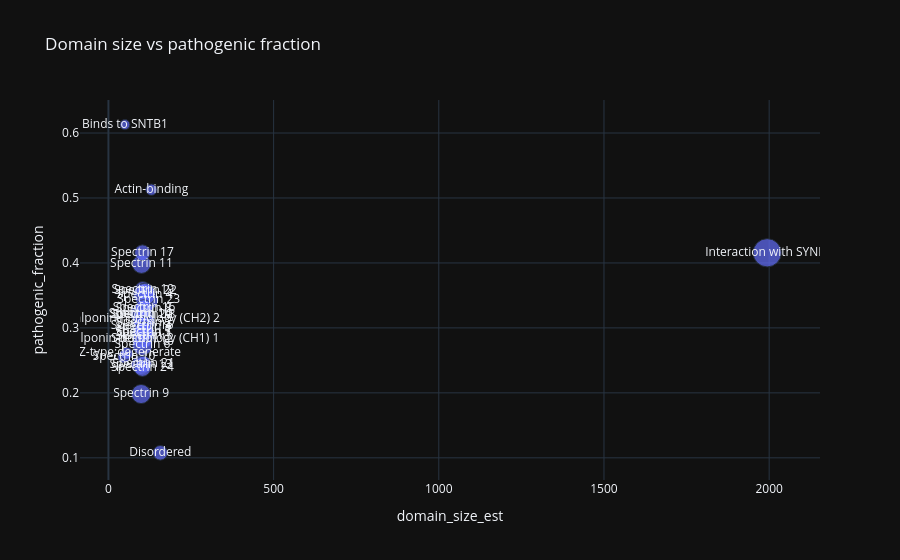

This figure's notebook cell:
### Markdown cell above
## 13. 📊 domain size vs pathogenic fraction

### Code cell
tmp = d.dropna(subset=['domain_clean', 'aa_pos_num']).copy()
span = tmp.groupby('domain_clean').agg(start=('aa_pos_num', 'min'), end=('aa_pos_num', 'max'), pathogenic_fraction=('pathogenic', 'mean'), n=('var_id', 'size')).reset_index()
span['domain_size_est'] = span['end'] - span['start'] + 1
span = span[span['n'] >= 10]
display(span.sort_values('n', ascending=False).head(30))
fig = px.scatter(span, x='domain_size_est', y='pathogenic_fraction', size='n', text='domain_clean', title='Domain size vs pathogenic fraction')
fig.show()

### Figure 1 — Plotly figure (JSON) as saved in the notebook; plotly's stock layout.template omitted (floating-point values rounded to 4 significant figures)
{"data": [{"hovertemplate": "domain_size_est=%{x}<br>pathogenic_fraction=%{y}<br>n=%{marker.size}<br>domain_clean=%{text}<extra></extra>", "legendgroup": "", "marker": {"color": "#636efa", "size": [39, 31, 113, 140, 65, 243, 132, 47, 103, 120, 107, 112, 119, 103, 77, 78, 78, 146, 72, 82, 87, 108, 84, 126, 148, 144, 128, 119, 94, 111, 46], "sizemode": "area", "sizeref": 0.6075, "symbol": "circle"}, "mode": "markers+text", "name": "", "orientation": "v", "showlegend": false, "text": ["Actin-binding", "Binds to SNTB1", "Calponin-homology (CH1) 1", "Calponin-homology (CH2) 2", "Disordered", "Interaction with SYNM", "Spectrin 1", "Spectrin 10", "Spectrin 11", "Spectrin 12", "Spectrin 13", "Spectrin 14", "Spectrin 15", "Spectrin 16", "Spectrin 17", "Spectrin 18", "Spectrin 19", "Spectrin 2", "Spectrin 20", "Spectrin 21", "Spectrin 22", "Spectrin 23", "Spectrin 24", "Spectrin 3", "Spectrin 4", "Spectrin 5", "Spectrin 6", "Spectrin 7", "Spectrin 8", "Spectrin 9", "ZZ-type;degenerate"], "x": [130.0, 50.0, 104.0, 106.0, 157.0, 1994.0, 108.0, 47.0, 100.0, 103.0, 98.0, 96.0, 102.0, 108.0, 103.0, 108.0, 104.0, 108.0, 99.0, 106.0, 112.0, 122.0, 103.0, 106.0, 109.0, 105.0, 103.0, 107.0, 107.0, 99.0, 55.0], "xaxis": "x", "y": [0.5128, 0.6129, 0.2832, 0.3143, 0.1077, 0.4156, 0.2879, 0.2553, 0.3981, 0.2833, 0.243, 0.3214, 0.3025, 0.3301, 0.4156, 0.3205, 0.359, 0.3082, 0.3194, 0.2439, 0.3563, 0.3426, 0.2381, 0.3016, 0.3514, 0.2917, 0.2734, 0.2941, 0.3298, 0.1982, 0.2609], "yaxis": "y", "type": "scatter"}], "layout": {"xaxis": {"anchor": "y", "domain": [0.0, 1.0], "title": {"text": "domain_size_est"}}, "yaxis": {"anchor": "x", "domain": [0.0, 1.0], "title": {"text": "pathogenic_fraction"}}, "legend": {"tracegroupgap": 0, "itemsizing": "constant"}, "title": {"text": "Domain size vs pathogenic fraction"}}}
